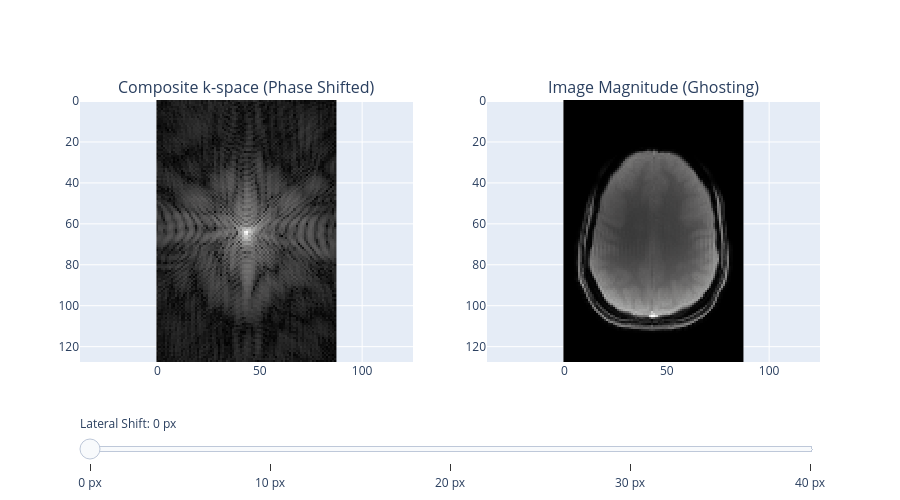

Notebook code for this chart:
### Code cell
#| label: fig5

import numpy as np
import plotly.graph_objects as go
from plotly.subplots import make_subplots

# Load original data
k_space_orig = np.load('kspace_combined.npy')
img_orig = np.fft.fftshift(np.fft.ifft2(np.fft.ifftshift(k_space_orig)))
rows, cols = k_space_orig.shape
split_line = (rows // 2) + 5 

# Subplots
fig = make_subplots(rows=1, cols=2, subplot_titles=("Composite k-space (Phase Shifted)", "Image Magnitude (Ghosting)"))
frames, steps = [], []
shifts = [0, 10, 20, 30, 40]

for i, shift in enumerate(shifts):
    # Simulate lateral shift in image space
    img_shifted = np.roll(img_orig, shift=shift, axis=1)
    k_space_shifted = np.fft.fftshift(np.fft.fft2(np.fft.ifftshift(img_shifted)))
    
    # Splice k-spaces
    k_space_comp = np.zeros_like(k_space_orig, dtype=complex)
    k_space_comp[:split_line, :] = k_space_orig[:split_line, :]
    k_space_comp[split_line:, :] = k_space_shifted[split_line:, :]
    
    # Reconstruct
    img_sim = np.fft.fftshift(np.fft.ifft2(np.fft.ifftshift(k_space_comp)))
    img_mag = np.abs(img_sim)
    k_log = np.log(np.abs(k_space_comp) + 1e-5)
    
    if i == 0:
        fig.add_trace(go.Heatmap(z=k_log, colorscale='gray', showscale=False), row=1, col=1)
        fig.add_trace(go.Heatmap(z=img_mag, colorscale='gray', showscale=False), row=1, col=2)
        
    frames.append(go.Frame(data=[go.Heatmap(z=k_log), go.Heatmap(z=img_mag)], name=str(shift)))
    steps.append(dict(
        method="animate",
        args=[[str(shift)], {"mode": "immediate", "frame": {"duration": 0, "redraw": True}, "transition": {"duration": 0}}],
        label=f"{shift} px"
    ))

fig.frames = frames
fig.update_layout(sliders=[dict(active=0, currentvalue={"prefix": "Lateral Shift: "}, pad={"t": 50}, steps=steps)], height=500)
fig.update_yaxes(scaleanchor="x", autorange="reversed")
fig.update_yaxes(scaleanchor="x2", autorange="reversed", row=1, col=2)
fig

### Figure 1 — Plotly figure (JSON) as saved in the notebook; plotly's stock layout.template omitted (floating-point values rounded to 4 significant figures; data arrays with more than 128 entries replaced by an {"elided": "..."} marker saying what was removed)
{"data": [{"colorscale": [[0, "rgb(0, 0, 0)"], [0.09091, "rgb(16, 16, 16)"], [0.1818, "rgb(38, 38, 38)"], [0.2727, "rgb(59, 59, 59)"], [0.3636, "rgb(81, 80, 80)"], [0.4545, "rgb(102, 101, 101)"], [0.5455, "rgb(124, 123, 122)"], [0.6364, "rgb(146, 146, 145)"], [0.7273, "rgb(171, 171, 170)"], [0.8182, "rgb(197, 197, 195)"], [0.9091, "rgb(224, 224, 223)"], [1, "rgb(254, 254, 253)"]], "showscale": false, "type": "heatmap", "xaxis": "x", "yaxis": "y", "z": {"elided": "128x88 float values"}}, {"colorscale": [[0, "rgb(0, 0, 0)"], [0.09091, "rgb(16, 16, 16)"], [0.1818, "rgb(38, 38, 38)"], [0.2727, "rgb(59, 59, 59)"], [0.3636, "rgb(81, 80, 80)"], [0.4545, "rgb(102, 101, 101)"], [0.5455, "rgb(124, 123, 122)"], [0.6364, "rgb(146, 146, 145)"], [0.7273, "rgb(171, 171, 170)"], [0.8182, "rgb(197, 197, 195)"], [0.9091, "rgb(224, 224, 223)"], [1, "rgb(254, 254, 253)"]], "showscale": false, "type": "heatmap", "xaxis": "x2", "yaxis": "y2", "z": {"elided": "128x88 float values"}}], "layout": {"annotations": [{"font": {"size": 16}, "showarrow": false, "text": "Composite k-space (Phase Shifted)", "x": 0.225, "xanchor": "center", "xref": "paper", "y": 1, "yanchor": "bottom", "yref": "paper"}, {"font": {"size": 16}, "showarrow": false, "text": "Image Magnitude (Ghosting)", "x": 0.775, "xanchor": "center", "xref": "paper", "y": 1, "yanchor": "bottom", "yref": "paper"}], "height": 500, "sliders": [{"active": 0, "currentvalue": {"prefix": "Lateral Shift: "}, "pad": {"t": 50}, "steps": [{"args": [["0"], {"frame": {"duration": 0, "redraw": true}, "mode": "immediate", "transition": {"duration": 0}}], "label": "0 px", "method": "animate"}, {"args": [["10"], {"frame": {"duration": 0, "redraw": true}, "mode": "immediate", "transition": {"duration": 0}}], "label": "10 px", "method": "animate"}, {"args": [["20"], {"frame": {"duration": 0, "redraw": true}, "mode": "immediate", "transition": {"duration": 0}}], "label": "20 px", "method": "animate"}, {"args": [["30"], {"frame": {"duration": 0, "redraw": true}, "mode": "immediate", "transition": {"duration": 0}}], "label": "30 px", "method": "animate"}, {"args": [["40"], {"frame": {"duration": 0, "redraw": true}, "mode": "immediate", "transition": {"duration": 0}}], "label": "40 px", "method": "animate"}]}], "xaxis": {"anchor": "y", "domain": [0, 0.45]}, "xaxis2": {"anchor": "y2", "domain": [0.55, 1]}, "yaxis": {"anchor": "x", "autorange": "reversed", "domain": [0, 1], "scaleanchor": "x"}, "yaxis2": {"anchor": "x2", "autorange": "reversed", "domain": [0, 1], "scaleanchor": "x2"}}}
